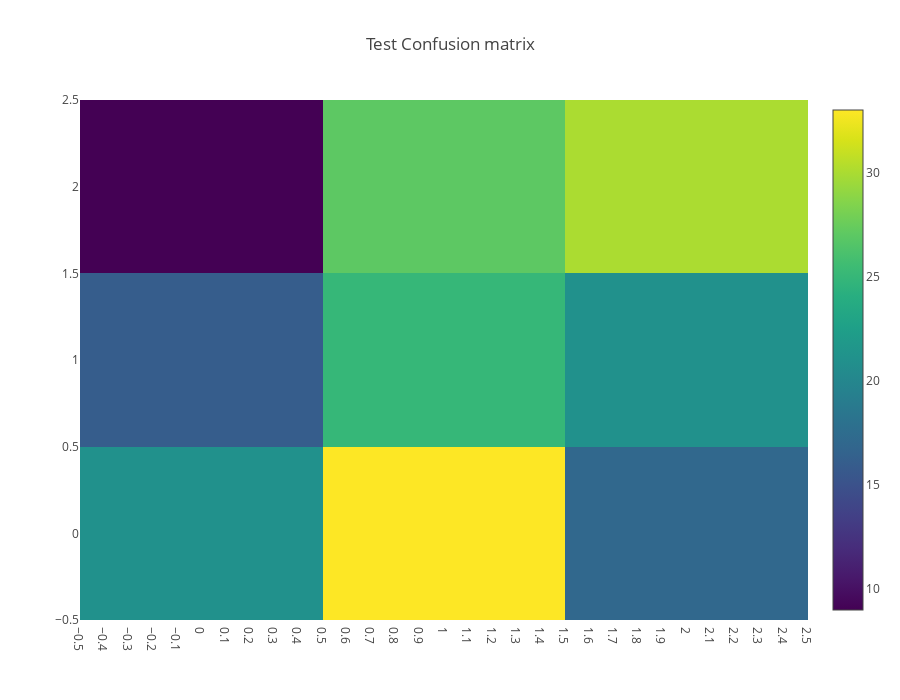

Notebook source saved alongside this figure:
### Markdown cell above
## Confusion matrix

The confusion matrix is a standard analysis tool in binary and multi-class classification where in each entry **C_{i,j}** corresponds to the number of samples that have true class label **i** and are predicted as **j**.

We can see that our models have a great problem with confusing class zero with class two.

### Code cell
from sklearn.metrics import confusion_matrix

y_test_hat = cv.predict(X_test)
y_test_prob = cv.predict_proba(X_test)
data = [
    go.Heatmap(
        z=confusion_matrix(y_test, y_test_hat),
        x=[0, 1, 2],
        y=[0, 1, 2],
        colorscale='Viridis',
        text = True ,
        opacity = 1.0
    )
]

layout = go.Layout(
    title='Test Confusion matrix',
    xaxis = dict(ticks='', nticks=36),
    yaxis = dict(ticks='' ),
    width = 900, height = 700,
    
)


fig = go.Figure(data=data, layout=layout)
py.iplot(fig, filename='labelled-heatmap')

### Figure 1 — Plotly figure (JSON) as saved in the notebook; plotly's stock layout.template omitted (floating-point values rounded to 4 significant figures)
{"data": [{"colorscale": "Viridis", "opacity": 1, "text": true, "type": "heatmap", "x": [0, 1, 2], "y": [0, 1, 2], "z": [[21, 33, 17], [16, 25, 21], [9, 27, 30]]}], "layout": {"height": 700, "title": "Test Confusion matrix", "width": 900, "xaxis": {"nticks": 36, "ticks": ""}, "yaxis": {"ticks": ""}}}
